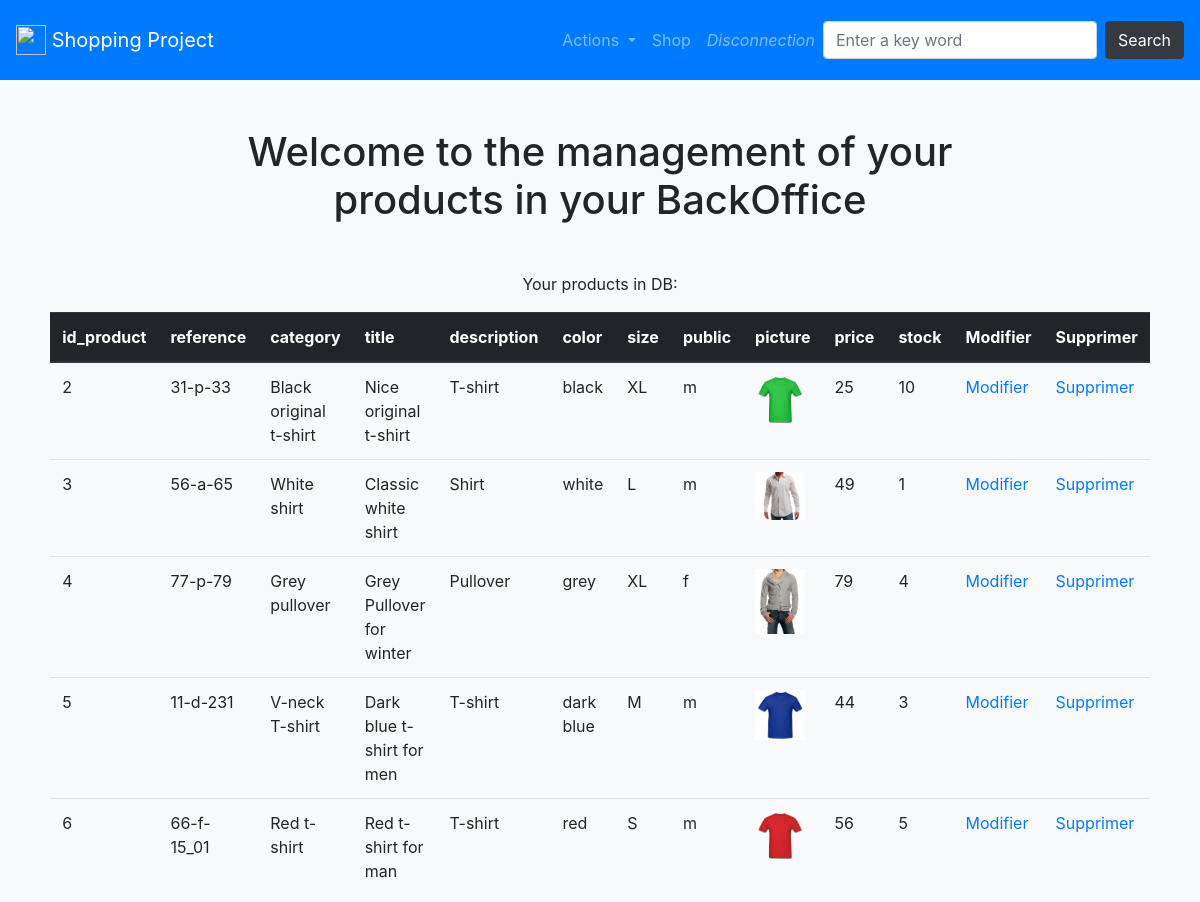
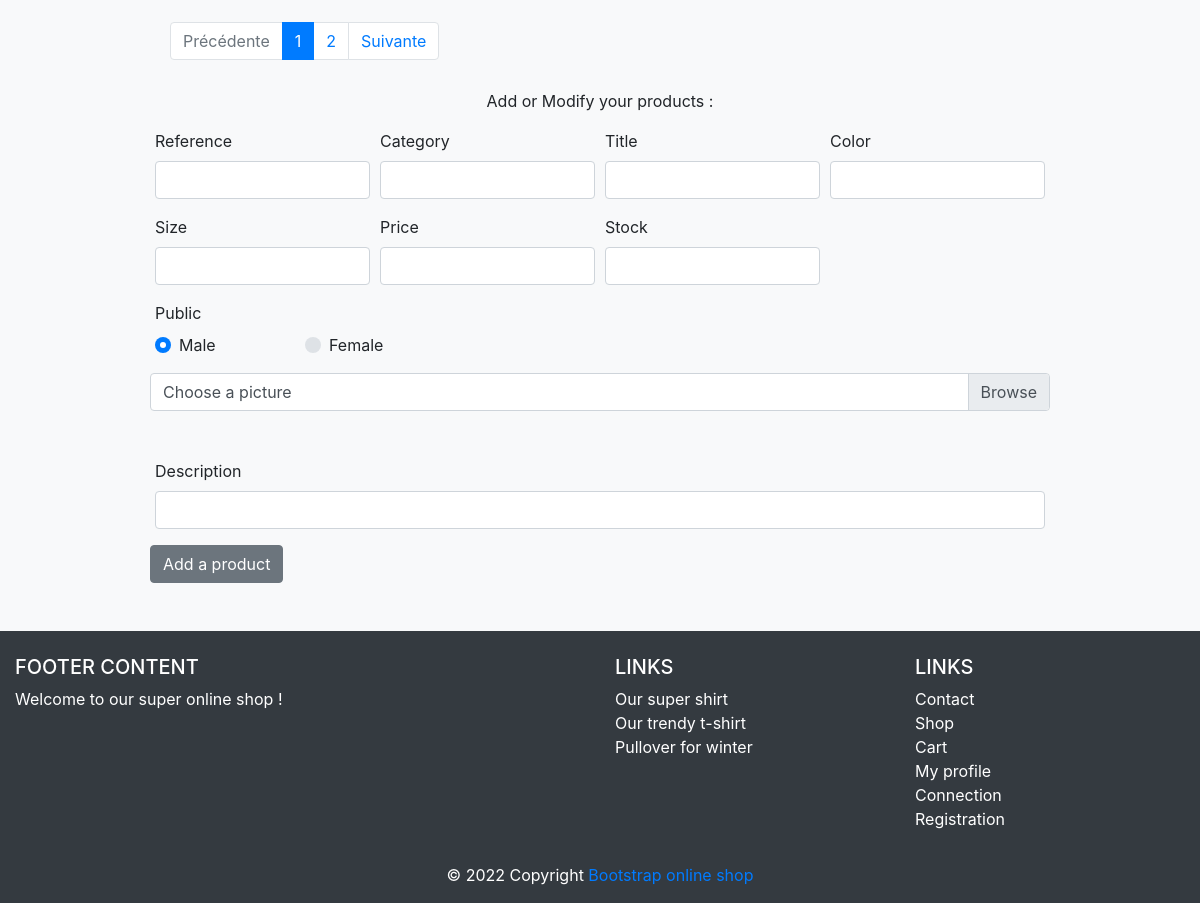
/admin/products.php, run on the app's committed database (2 pictures, top to bottom).
### tables this page shows
CREATE TABLE `products` (
  `id_product` int(3) NOT NULL,
  `reference` varchar(20) NOT NULL,
  `category` varchar(20) NOT NULL,
  `title` varchar(100) NOT NULL,
  `description` text NOT NULL,
  `color` varchar(20) NOT NULL,
  `size` varchar(5) NOT NULL,
  `public` enum('m','f','all') NOT NULL,
  `picture` varchar(250) NOT NULL,
  `price` int(3) NOT NULL,
  `stock` int(3) NOT NULL
);

### inc/function.php (called while the page is built, shortened)
<?php
function pagination($pdo, $URLparam, $sqlTxt, $nbrOfElemenColumn, $numberElemPerPage)
{
    if (isset($_GET[$URLparam]) && !empty($_GET[$URLparam])) {
        $currentPage = (int) strip_tags($_GET[$URLparam]);
    } else {
        $currentPage = 1;
    }
    $query = $pdo->prepare($sqlTxt);
    $query->execute();
    $result = $query->fetch();
    $nbArticles = (int) $result[$nbrOfElemenColumn];
    $parPage = $numberElemPerPage;
    $pages = ceil($nbArticles / $parPage);
    $premier = ($currentPage * $parPage) - $parPage;
    $elemForPagination = ["nbArticles" => $nbArticles, "pages" => $pages, "premier" => $premier, "currentPage" => $currentPage];
    return $elemForPagination;
}
?>

### admin/products.php (the view, shortened to what this page needs)
<?php
require_once("../inc/init.php");
$elemnForPaginationEnCours = pagination(
    $pdo,
    "page",
    "SELECT COUNT(id_product) as total FROM products",
    "total",
    5
);
if(isset($_GET["key_word"])) {
    $keyWord = $_GET["key_word"];
    $stmt = $pdo->query("SELECT * FROM products WHERE description LIKE '%$keyWord%' LIMIT $elemnForPaginationEnCours[premier], 5");
} else {
    $stmt = $pdo->query("SELECT * FROM products LIMIT $elemnForPaginationEnCours[premier], 5");
}
$reference = isset($reference) ? $reference : "";
$price = isset($price) ? $price : "";
$stock = isset($stock) ? $stock : "";
$category = isset($category) ? $category : "";
$size = isset($size) ? $size : "";
$color = isset($color) ? $color : "";
$title = isset($title) ? $title : "";
$description = isset($description) ? $description : "";
require_once("inc/header.php");
?>
<h1 class="mb-5 text-center col-12">Welcome to the management of your products in your BackOffice</h1>
<p class="text-center col-12">Your products in DB:</p>
<table class="table">
    <thead class="thead-dark">
        <tr>
            <?php for ($i = 0; $i < $stmt->columnCount(); $i++) { ?>
                <th scope="col">
                    <?= $stmt->getColumnMeta($i)["name"]; ?>
                </th>
            <?php } ?>
            <th scope="col"> Modifier </th>
            <th scope="col"> Supprimer </th>
        </tr>
    </thead>
    <tbody>
        <?php while ($product = $stmt->fetch(PDO::FETCH_ASSOC)) { ?>
            <tr>
                <td>
                    <?= $product["id_product"]; ?>
                </td>
                <td>
                    <?= $product["reference"]; ?>
                </td>
                <td>
                    <?= $product["title"]; ?>
                </td>
                <td>
                    <?= $product["description"]; ?>
                </td>
                <td>
                    <?= $product["category"]; ?>
                </td>
                <td>
                    <?= $product["color"]; ?>
                </td>
                <td>
                    <?= $product["size"]; ?>
                </td>
                <td>
                    <?= $product["public"]; ?>
                </td>
                <td> <img style="width:50px" src="<?= $product["picture"]; ?>"></td>
                <td>
                    <?= $product["price"]; ?>
                </td>
                <td>
                    <?= $product["stock"]; ?>
                </td>
                <td> <a href="?action=modifier&id_product=<?= $product["id_product"]; ?>#form">Modifier</a> </td>
                <td> <a href="?action=supprimer&id_product=<?= $product["id_product"]; ?>">Supprimer</a> </td>
            </tr>
        <?php } ?>
    </tbody>
</table>
<div class="row col-12">
    <?php require_once("../inc/pagination.php"); ?>
</div>
<p id="add_modify">Add or Modify your products :</p>
<form id="form" action="" method="POST" enctype="multipart/form-data">
    <div class="form-row">
        <div class="form-group col-md-3">
            <label for="reference">Reference</label>
            <input type="text" class="form-control" id="reference" value="<?= $reference; ?>" name="reference">
        </div>
        <div class="form-group col-md-3">
            <label for="category">Category</label>
            <input type="text" class="form-control" id="category" value="<?= $category; ?>" name="category">
        </div>
        <div class="form-group col-md-3">
            <label for="title">Title</label>
            <input type="text" class="form-control" id="title" value="<?= $title; ?>" name="title">
        </div>
        <div class="form-group col-md-3">
            <label for="color">Color</label>
            <input type="text" class="form-control" id="color" value="<?= $color; ?>" name="color">
        </div>
        <div class="form-group col-md-3">
            <label for="size">Size</label>
            <input type="text" class="form-control" id="size" value="<?= $size; ?>" name="size">
        </div>
        <div class="form-group col-md-3">
            <label for="price">Price</label>
            <input type="text" class="form-control" id="price" value="<?= $price; ?>" name="price">
        </div>
        <div class="form-group col-md-3">
            <label for="stock">Stock</label>
            <input type="text" class="form-control" id="stock" value="<?= $stock; ?>" name="stock">
        </div>
        <div class="form-group col-md-2">
            <label for="public_m">Public</label>
            <div class="custom-control custom-radio">
                <label class="custom-control-label" for="public_m">Male</label>
            </div>
        </div>
        <div class="form-group col-md-2">
            <label for="public_f" style="color:transparent">Public</label>
            <div class="custom-control custom-radio">
                <label class="custom-control-label" for="public_f">Female</label>
            </div>
        </div>
        <div class="custom-file mb-5">
            <label class="custom-file-label" for="myPicture">Choose a picture</label>
        </div>
        <div class="form-group col-md-12">
            <label for="description">Description</label>
            <input type="text" class="form-control" id="description" name="description" value="<?= $description; ?>">
        </div>
        <?php if (isset($_GET["action"]) && $_GET["action"] == "modifier") { ?>
            <button type="submit" class="btn btn-secondary" name="modifyProduct">Modify a product</button>
        <?php } else { ?>
            <button type="submit" class="btn btn-secondary" name="addProduct">Add a product</button>
        <?php } ?>
    </div>
</form>
<?php
require_once("inc/footer.php");
?>

### data on the page
products: id_product "2", reference "31-p-33", title "Black original t-shirt", description "Nice original t-shirt", category "T-shirt", color "black", size "XL", public "m", picture (picture), price "25", stock "10"
products: id_product "3", reference "56-a-65", title "White shirt", description "Classic white shirt", category "Shirt", color "white", size "L", public "m", picture (picture), price "49", stock "1"
products: id_product "4", reference "77-p-79", title "Grey pullover", description "Grey Pullover for winter", category "Pullover", color "grey", size "XL", public "f", picture (picture), price "79", stock "4"
products: id_product "5", reference "11-d-231", title "V-neck T-shirt", description "Dark blue t-shirt for men", category "T-shirt", color "dark blue", size "M", public "m", picture (picture), price "44", stock "3"
products: id_product "6", reference "66-f-15_01", title "Red t-shirt", description "Red t-shirt for man", category "T-shirt", color "red", size "S", public "m", picture (picture), price "56", stock "5"

### other printed values
$stmt->getColumnMeta($i)["name"] "id_product"
$stmt->getColumnMeta($i)["name"] "reference"
$stmt->getColumnMeta($i)["name"] "category"
$stmt->getColumnMeta($i)["name"] "title"
$stmt->getColumnMeta($i)["name"] "description"
$stmt->getColumnMeta($i)["name"] "color"
$stmt->getColumnMeta($i)["name"] "size"
$stmt->getColumnMeta($i)["name"] "public"
$stmt->getColumnMeta($i)["name"] "picture"
$stmt->getColumnMeta($i)["name"] "price"
$stmt->getColumnMeta($i)["name"] "stock"
